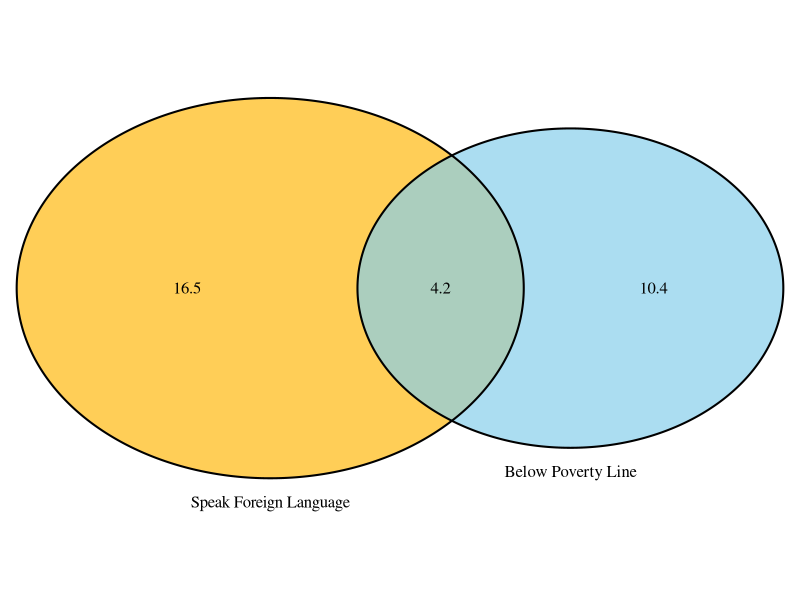
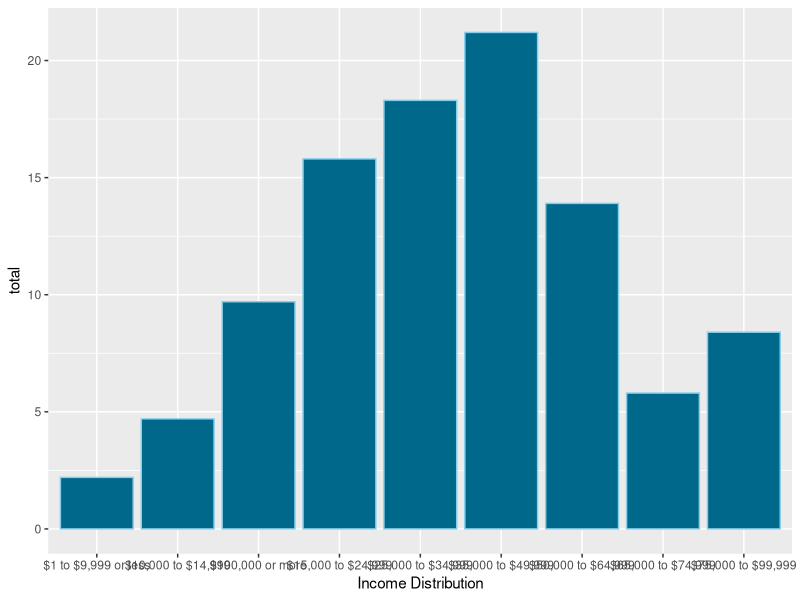

These charts were generated, in order, by the following R code:
## ---- chunk 1
knitr::opts_chunk$set(echo = TRUE)
## ---- chunk 2
#install.packages('VennDiagram')
library("VennDiagram")
library("grid")
library("futile.logger")
grid.newpage()
draw.pairwise.venn(14.6, 20.7, 4.2, category = c("Below Poverty Line", "Speak Foreign Language"), fill = c("sky blue", "darkgoldenrod1"), alpha = rep(0.7, 2), cat.pos = c(0, 0))
## ---- chunk 3
prob <- 78/ 114
prob
## ---- chunk 4
prob_male_brown_blue <- 19/ 54
prob_male_brown_blue
prob_male_green_blue <- 11/36
prob_male_green_blue
## ---- chunk 5
prob2 <- (28/95 * 59/94)
prob2
## ---- chunk 6
prob3 <- (72/95 * 28/94)
prob3
## ---- chunk 7
prob4 <- (72/95 * 28/95)
prob4
## ---- chunk 8
bags <- c(0,1,2)
fees <- c(0, 25, 60)
probability <- c(0.54, 0.34, 0.12)
revenue <- fees * probability
revenue
# below average is for one passenger revenue
avg_revenue <- 0.0+8.5+7.2
avg_revenue
variance <- (0 - 15.7) ^ 2 * 0.54 + (25 - 15.7) ^ 2 * 0.34 + (60 - 15.7) ^ 2 * 0.12
variance
sd_revenue <- round(sqrt(variance),2)
sd_revenue
## ---- chunk 9
avg_revenue120 <- 120 * avg_revenue
avg_revenue120
variance120 <- 120 * variance
sd_revenue120 <- round(sqrt(variance120),2)
sd_revenue120

## ---- chunk 10
library(ggplot2)
data <- data.frame(income = c("$1 to $9,999 or less", "$10,000 to $14,999", "$15,000 to $24,999","$25,000 to $34,999","$35,000 to $49,999",
            "$50,000 to $64,999","$65,000 to $74,999","$75,000 to $99,999","$100,000 or more"),
            total = c(2.2,4.7,15.8,18.3,21.2,13.9,5.8,8.4,9.7))
ggplot(data, aes(x=income, y=total)) + geom_bar(stat = "identity", color="sky blue", fill = "deepskyblue4") + labs(x = "Income Distribution")
